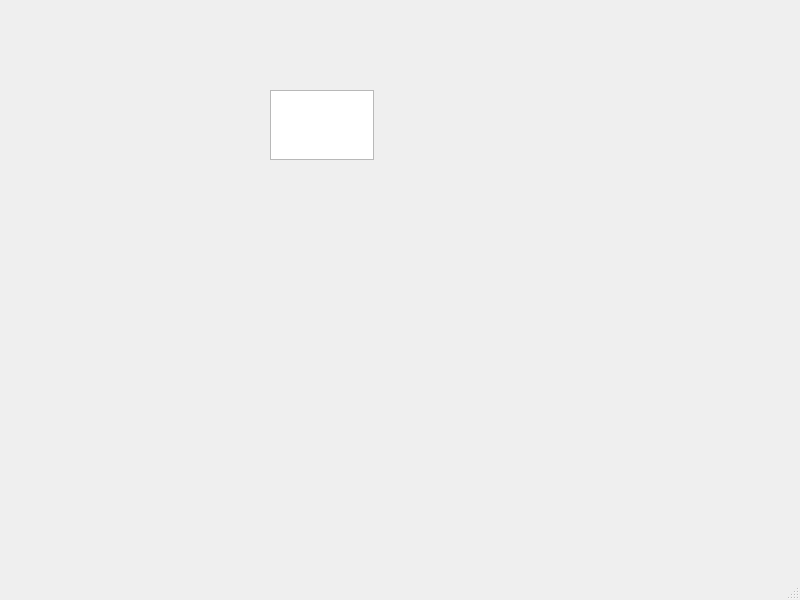
<?xml version="1.0" encoding="UTF-8"?>
<ui version="4.0">
 <class>MainWindow</class>
 <widget class="QMainWindow" name="MainWindow">
  <property name="geometry">
   <rect>
    <x>0</x>
    <y>0</y>
    <width>800</width>
    <height>600</height>
   </rect>
  </property>
  <property name="windowTitle">
   <string>MainWindow</string>
  </property>
  <widget class="QWidget" name="centralwidget">
   <widget class="QTextEdit" name="textEdit">
    <property name="geometry">
     <rect>
      <x>270</x>
      <y>90</y>
      <width>104</width>
      <height>70</height>
     </rect>
    </property>
   </widget>
  </widget>
  <widget class="QMenuBar" name="menubar">
   <property name="geometry">
    <rect>
     <x>0</x>
     <y>0</y>
     <width>800</width>
     <height>22</height>
    </rect>
   </property>
  </widget>
  <widget class="QStatusBar" name="statusbar"/>
 </widget>
 <resources/>
 <connections/>
</ui>
